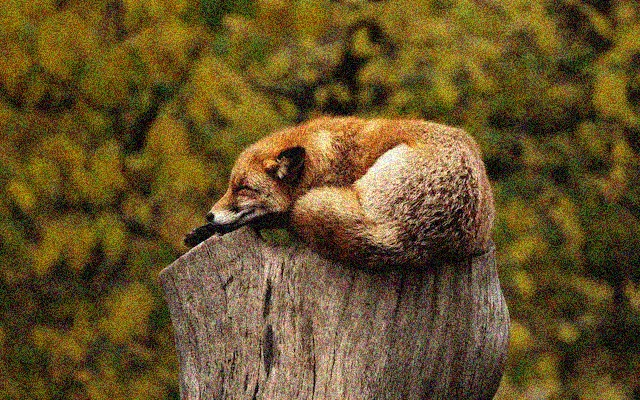
#> input picture src/fox_noisy.jpg, 640 x 400 px
$ python denoise.py
#> lines starting #> are read from the running program, lines starting #| are printed output that depends on the picture
import cv2
import numpy as np

def filter(src_path, clean_path, dst_path):
    """
    Load image in 'src_path', perform this function,
    and then save your result image to 'dst_path'.
    """
#> called with src_path = 'src/fox_noisy.jpg', clean_path = 'src/fox_clean.jpg', dst_path = 'src/fox_result.jpg'
    noisy_img = cv2.imread(src_path)
#> noisy_img is the input picture: shape (400, 640, 3); mean B, G, R 40.8, 81.7, 102.2
    clean_img = cv2.imread(clean_path)
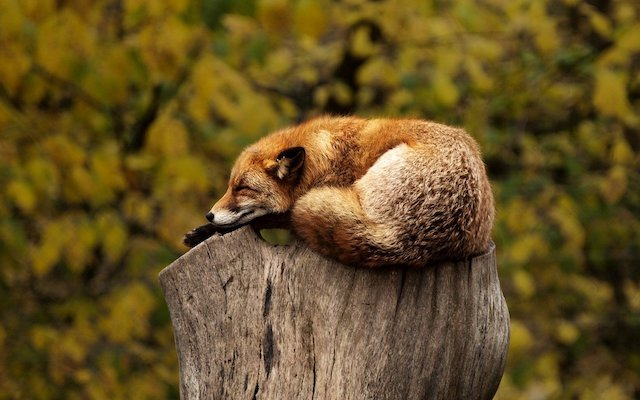
#> input picture src/fox_clean.jpg, 640 x 400 px
#> clean_img is the input picture: shape (400, 640, 3); mean B, G, R 35.7, 81.2, 102.2
    result_img = None

    """
    [Usage]
    result_img = median_filter(noisy_img)
    result_img = bilateral_filter(noisy_img)
    """
    result_img = bilateral_filter(noisy_img)

    rmse = calculate_rmse(result_img, clean_img)

    cv2.imwrite(dst_path, result_img)

    return rmse


# Median filter

# [36 lines left out: function median_filter, not called in this run]


# Bilateral filter

def gaussian_kernel(x, sigma):

    return np.exp(- (x ** 2) / (2 * sigma ** 2))


def apply_bilateral_filter(image, kernel_size, sigma_i, sigma_s):
#> called with kernel_size = 5, sigma_i = 50, sigma_s = 4
    half_kernel_size = kernel_size // 2

    H, W, C = image.shape
#> H = 400; W = 640; C = 3

    padded_image = np.zeros((H +2 * half_kernel_size, W + 2 * half_kernel_size, C), dtype=np.float64)
    padded_image[half_kernel_size:H+half_kernel_size, half_kernel_size:W+half_kernel_size, :] = image.astype(np.float64)
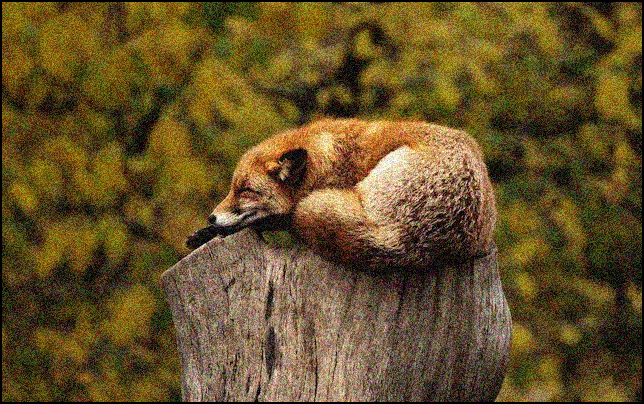
#> padded_image: shape (404, 644, 3) float64; mean B, G, R 40.2, 80.4, 100.6

    for c in range(C):
        for h in range(H):
            for w in range(W):
                weight_sum = 0
                filtered_value = 0
                for i in range(-half_kernel_size, half_kernel_size+1):
                    for j in range(-half_kernel_size, half_kernel_size+1):
                        window_h = h + i
                        window_w = w + j
                        gi = gaussian_kernel(padded_image[half_kernel_size+window_h][half_kernel_size+window_w][c] - padded_image[half_kernel_size+h][half_kernel_size+w][c], sigma_i)
                        gs = gaussian_kernel(np.sqrt(i**2 + j**2), sigma_s)
                        weight = gi * gs
                        filtered_value += padded_image[half_kernel_size+window_h][half_kernel_size+window_w][c] * weight
                        weight_sum += weight
                image[h][w][c] = filtered_value / weight_sum

    filtered_image = image

    return filtered_image


def bilateral_filter(img):

    img = apply_bilateral_filter(img, 5, 50, 4)

    return img


# [11 lines left out: function calculate_rmse, not called in this run]


if __name__ == "__main__":
    # Define paths for the source, clean, and destination images
    src_path = "src/fox_noisy.jpg"
    clean_path = "src/fox_clean.jpg"
    dst_path = "src/fox_result.jpg"

    # Execute the main function for task 3
#> (the run stopped early here; a loop or call above may not have finished)
